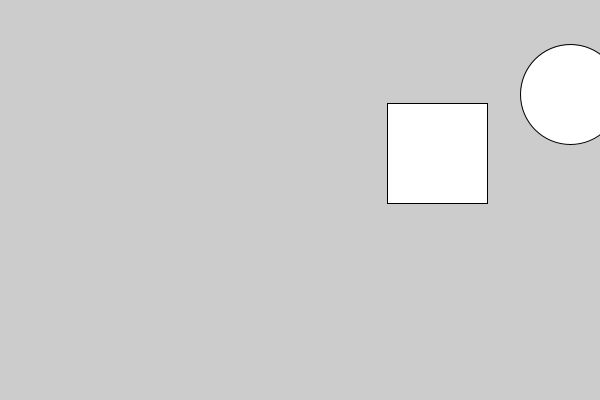
Frame 1 (no input)
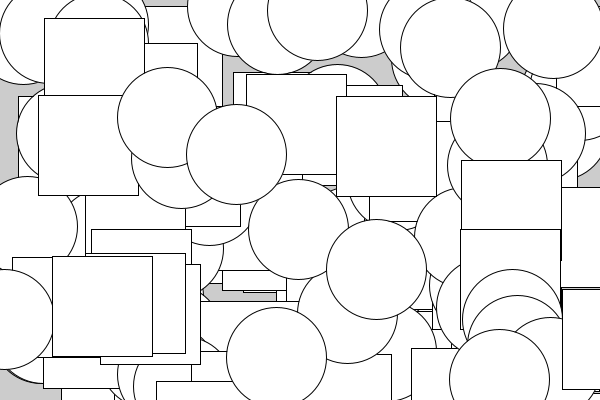
Frame 60 (the mouse pressed at the canvas centre just before this capture)
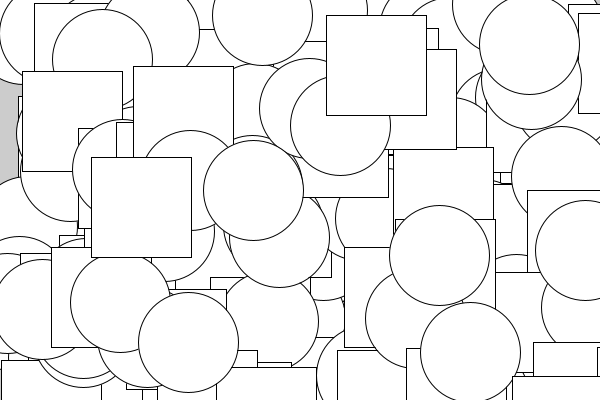
Frame 120 (the mouse held since frame 60 and released just before this capture)

The Processing sketch that drew these frames (run headless with seeded random() and noise(); from frame 60 on, the mouse is pressed at the canvas centre):

// Processing sketch: Opgave_5
// ── Opgave_5.pde
// initiering af variablen f
Firkant f;
Cirkel c;

void setup() {
  size (600, 400);
}

void draw() {
  // initiering af objektet f
  f = new Firkant();
  // kald metoden generate som laver en tilfældig x og y pos
  f.generate();
  // tegner firkanten på canvas
  f.drawFirkant();
  
  c = new Cirkel();
  // kald metoden generate som laver en tilfældig x og y pos
  c.generateCirkel();
  // tegner firkanten på canvas
  c.drawCirkel();
}
class Firkant {
  // klassens attributter/ tilstand
  float x, y;

  //konstroktøren
  Firkant() {
  }
 void generate() {
    this.x = random(600);
    this.y = random(400);
  }
  
  
  // tegn firkant på canvas
  void drawFirkant() {
    square(x, y, 100);
  }
}
class Cirkel {
 float x, y, d;
 
 Cirkel(){
 }
 void generateCirkel() {
    this.x = random(600);
    this.y = random(400);
    this.d = random (200);
  }
   void drawCirkel() {
    circle(x, y, 100);
  }
}



  // klassens metoder
  
  // find to tilfældige værdier inden for canvas størrelsen
 
 
